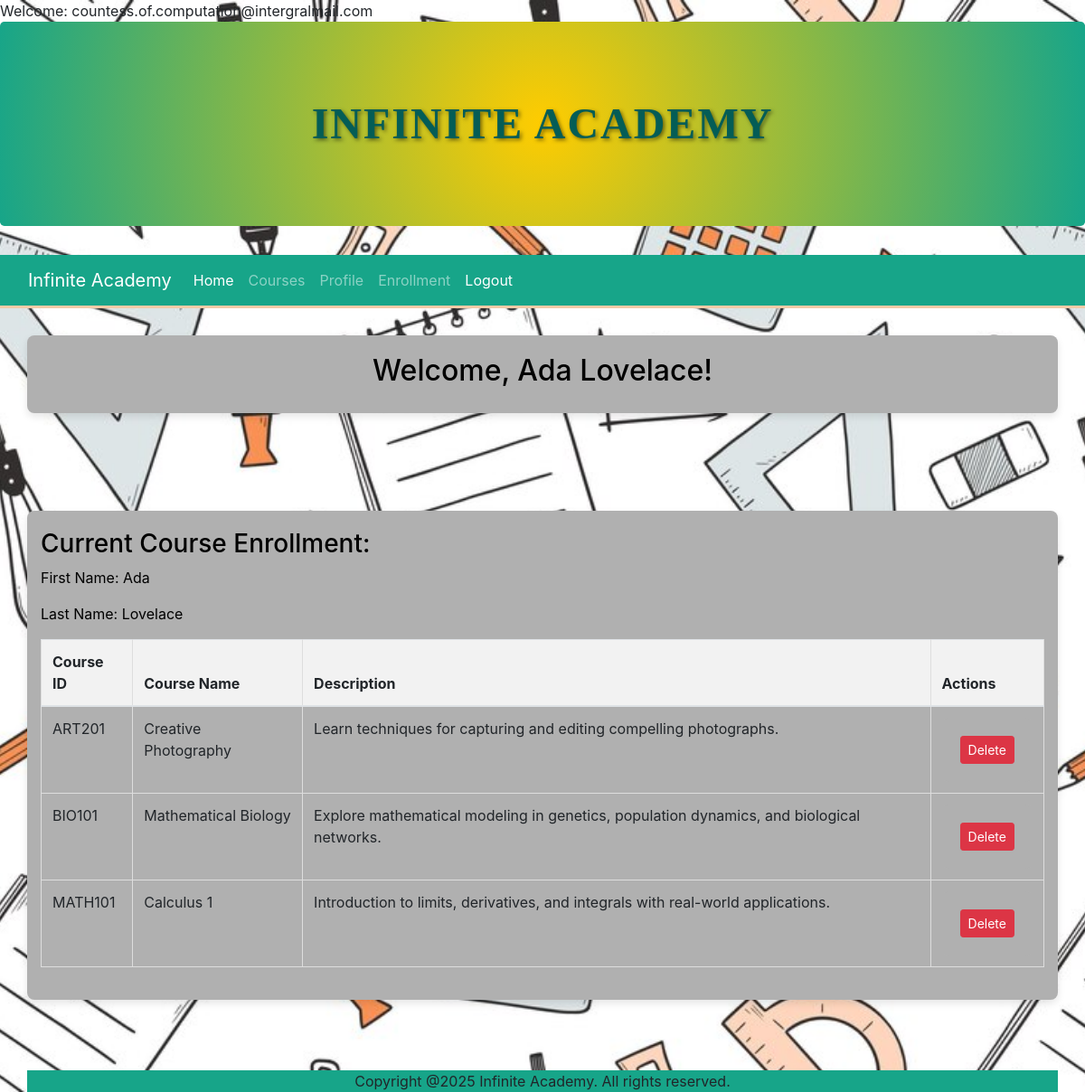
Page /profile.php (signed in) on the committed database.
### tables this page shows
CREATE TABLE `courses` (
  `courseID` varchar(36) NOT NULL,
  `department` varchar(36) DEFAULT NULL,
  `courseName` varchar(255) NOT NULL,
  `semester` enum('Spring','Summer','Fall') NOT NULL,
  `courseDescription` varchar(300) NOT NULL,
  `maxEnroll` int(11) NOT NULL,
  `currentEnroll` int(11) DEFAULT NULL
);

### profile.php (the view, shortened to what this page needs)
<?php
$user = $_SESSION['user'];
$userID = $user['userID'];
$db = new Database();
$conn = $db->getConnection();
try {
    $stmt = $conn->prepare("SELECT courseID FROM enrollment WHERE userID = ?");
    $stmt->execute([$userID]);
    $enrollments = $stmt->fetchAll(PDO::FETCH_COLUMN);
    if (!empty($enrollments)) {
        $placeholders = implode(',', array_fill(0, count($enrollments), '?'));
        $stmt = $conn->prepare("SELECT * FROM courses WHERE courseID IN ($placeholders)");
        $stmt->execute($enrollments);
        $courses = $stmt->fetchAll(PDO::FETCH_ASSOC);
    }
} catch (PDOException $e) {
    echo "Error: " . $e->getMessage();
    $_SESSION['enrolledCourses'] = [];
} finally {
    $db->closeConnection();
}
$courses = isset($_SESSION['enrolledCourses']) ? $_SESSION['enrolledCourses'] : [];
?>
<!DOCTYPE html>
<html lang="en">
<head>
    <link rel="stylesheet" href="https://stackpath.bootstrapcdn.com/bootstrap/4.5.2/css/bootstrap.min.css">
</head>
<body>
<?php require 'master.php';?>
<div class="container text-center custom-container">
    <h2>Welcome, <?php echo htmlspecialchars($user['firstName'] . ' ' . $user['lastName']); ?>!</h2>
</div><br><br>
<div class="container text-left custom-container">
    <h3>Current Course Enrollment:</h3>
    <p>First Name: <?php echo htmlspecialchars($user['firstName']); ?></p>
    <p>Last Name: <?php echo htmlspecialchars($user['lastName']); ?></p>
    <?php if (!empty($courses)): ?>
        <table class="table">
            <thead>
            <tr>
                <th>Course ID</th>
                <th>Course Name</th>
                <th>Description</th>
                <th>Actions</th>
            </tr>
            </thead>
            <tbody>
            <?php foreach ($courses as $course): ?>
                <tr>
                    <td><?php echo htmlspecialchars($course['courseID']); ?></td>
                    <td><?php echo htmlspecialchars($course['courseName']); ?></td>
                    <td><?php echo htmlspecialchars($course['courseDescription']); ?></td>
                    <td>
                        <form method="post" action="profileBackend.php">
                            <button type="submit" class="btn btn-danger btn-sm">Delete</button>
                        </form>
                    </td>
                </tr>
            <?php endforeach; ?>
            </tbody>
        </table>
    <?php else: ?>
        <p>You are not currently enrolled in any courses.</p>
    <?php endif; ?>
</div><br><br>
<?php require 'footer.php';?>
</body>
</html>

### master.php (shortened to what this page needs)
<?php
    if (isset($_SESSION['username'])) {
        echo "Welcome: " . $_SESSION['username'];
    }
?>
<!DOCTYPE html>
<html lang="en">
<head>
    <link rel="stylesheet" href="https://stackpath.bootstrapcdn.com/bootstrap/4.5.2/css/bootstrap.min.css">
    <link rel="stylesheet" href="styles.css">
</head>
<body>
     <div class="jumbotron">
        <div class="container text-center">
            <h1 class="school-header">Infinite Academy</h1>
        </div>
    </div>
    <nav class="navbar navbar-expand-lg navbar-dark bg-dark">
        <div class="container-fluid">
            <a class="navbar-brand" href="index.php">Infinite Academy</a>
            <div class="collapse navbar-collapse" id="myNavbar">
                <ul class="navbar-nav me-auto mb-2 mb-lg-0">
                    <li class="nav-item">
                        <a class="nav-link active" href="index.php"><span class="bi bi-house"></span> Home</a>
                    </li>
                    <li class="nav-item">
                        <a class="nav-link" href="courses.php"><span class="bi bi-info-circle"></span> Courses</a>
                    </li>
                </ul>
                <ul class="navbar-nav ms-auto mb-2 mb-lg-0">
					<?php
					if (isset($_SESSION['username'])) {
						echo '<li class="nav-item"><a class="nav-link" href="profile.php"><span class="bi bi-person-badge"></span> Profile</a></li>';
						echo '<li class="nav-item"><a class="nav-link" href="enrollment.php"><span class="bi bi-telephone"></span> Enrollment</a></li>';
						echo '<li class="nav-item">
								<a href="logout.php" class="nav-link" style="text-decoration:none; color:white;">
									<span class="bi bi-box-arrow-right"></span> Logout
								</a>
							  </li>';
					} else {
						echo '<li class="nav-item"><a class="nav-link" href="login.php"><span class="bi bi-person"></span> Login</a></li>';
						echo '<li class="nav-item"><a class="nav-link" href="registration.php"><span class="bi bi-pencil"></span> Registration</a></li>';
					}
					?>
				</ul>
            </div>
        </div>
    </nav>
</body>
</html>

### footer.php (shortened to what this page needs)
<!DOCTYPE html>
<html lang="en">
<head>
    <link rel="stylesheet" href="https://stackpath.bootstrapcdn.com/bootstrap/4.5.2/css/bootstrap.min.css">
</head>
<body>
	<div class="navbar-fixed-bottom row-fluid">
		<div class="navbar-inner">
			<div style="background-color: #17A589;" class="container text-center">
				Copyright @2025 Infinite Academy. All rights reserved.
			</div>
		</div>
	</div>
</body>
</html>

### styles.css (style rules this page uses)
body { background-image: url('/IA/images/schoolBackground.jpg'); background-size: cover; background-position: center; background-repeat: no-repeat; background-attachment: fixed; min-height: 100vh; background-color: #F0F0F0; }
.school-header { font-family: 'Georgia', serif; font-size: 3rem; font-weight: bold; text-transform: uppercase; color: #045D56; text-shadow: 2px 2px 4px rgba(0, 0, 0, 0.5); letter-spacing: 2px; text-align: center; margin: 0; padding: 20px 0; }
form { background-color: #B0B0B0; padding: 20px; border-radius: 8px; }
.container { width: 100%; padding: 0 15px; margin: 0 auto; }
.custom-container { margin-top: 30px; margin-bottom: 30px; background-color: #B0B0B0; color: black; padding: 20px; border-radius: 8px; box-shadow: 0 4px 8px rgba(0, 0, 0, 0.1); }
.jumbotron { background-color: #17A589 !important; background: radial-gradient(circle, #ffcc00, #17A589); color: black; }
nav.navbar.navbar-dark.bg-dark { background-color: #17a589 !important; border-bottom: 3px solid #F5CBA7 !important; }
table { width: 100%; border-collapse: collapse; }
th, td { border: 1px solid #ddd; padding: 8px; text-align: left; }
th { background-color: #f2f2f2; }

### rows in the picture
courses: courseID "ART201", courseName "Creative Photography", courseDescription "Learn techniques for capturing and editing compelling photographs."
courses: courseID "BIO101", courseName "Mathematical Biology", courseDescription "Explore mathematical modeling in genetics, population dynamics, and biological networks."
courses: courseID "MATH101", courseName "Calculus 1", courseDescription "Introduction to limits, derivatives, and integrals with real-world applications."

### other values in the picture
$_SESSION['username'] "countess.of.computation@intergralmail.com"
$user['firstName'] . ' ' . $user['lastName'] "Ada Lovelace"
$user['firstName'] "Ada"
$user['lastName'] "Lovelace"
